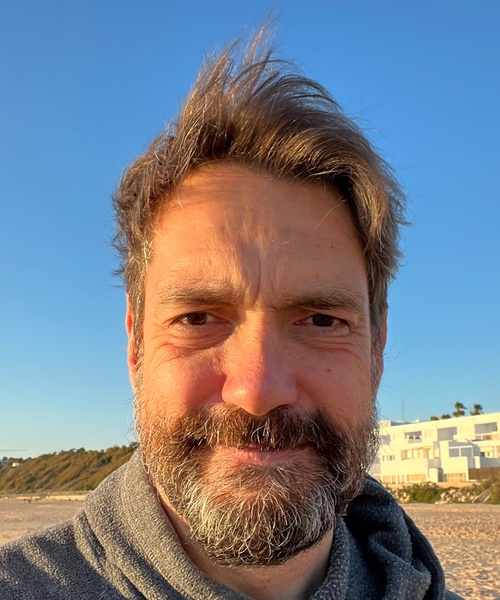
#> input picture known_faces/david/david_foto.jpeg, 500 x 600 px
$ python face_recog.py
#> lines starting #> are read from the running program, lines starting #| are printed output that depends on the picture; after the words box and inside, x2 and y2 are one past the last pixel; in counts of white or black regions, pixels touching at a corner belong together; long printed decimals are rounded
import cv2
import numpy as np
import os

# Load the face detector
face_cascade = cv2.CascadeClassifier(cv2.data.haarcascades + 'haarcascade_frontalface_default.xml')

# Dictionary to store labels and their corresponding names
labels_dict = {}
current_label = 0

# Prepare training data from your specific folder structure
def prepare_training_data(data_folder_path):
#> called with data_folder_path = 'known_faces'
    global current_label
    faces = []
    labels = []

    # Listing directories in the folder containing faces of known persons
    person_names = os.listdir(data_folder_path)
    person_names.sort()  # Optional, to keep labels consistent between runs

    for person_name in person_names:
        if person_name.startswith("."):
            continue  # Skip system files like .DS_Store

        # Assign a unique label to each person based on the folder name
        if person_name not in labels_dict:
            labels_dict[person_name] = current_label
            current_label += 1

        label = labels_dict[person_name]
        subject_dir_path = os.path.join(data_folder_path, person_name)
        subject_images_names = os.listdir(subject_dir_path)

        for image_name in subject_images_names:
            if image_name.startswith("."):
                continue  # Skip system files

            image_path = os.path.join(subject_dir_path, image_name)
            image = cv2.imread(image_path)
#> image is the input picture: shape (600, 500, 3); mean B, G, R 136.2, 126.8, 122.1
            gray = cv2.cvtColor(image, cv2.COLOR_BGR2GRAY)
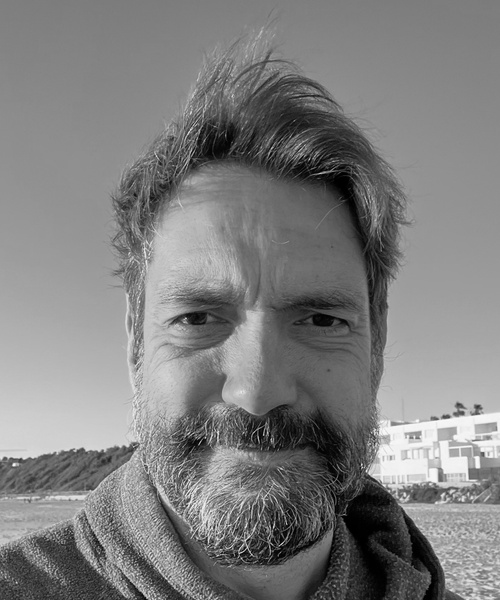
#> gray: shape (600, 500); min 0, max 251, mean 126.5

            # Apply histogram equalization
            equalized = cv2.equalizeHist(gray)
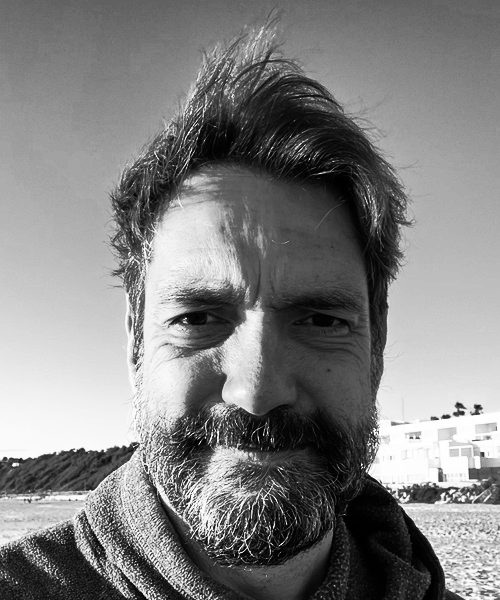
#> equalized: shape (600, 500); min 0, max 255, mean 128.3

            # Apply Gaussian blur to reduce noise
            blurred = cv2.GaussianBlur(equalized, (3, 3), 0)

            # Detect face
            face_rects = face_cascade.detectMultiScale(blurred, scaleFactor=1.05, minNeighbors=6, minSize=(40, 40))
#> face_rects = [[111, 201, 304, 304]]

            for (x, y, w, h) in face_rects:
                roi_gray = gray[y:y+w, x:x+h]
                resized_roi = cv2.resize(roi_gray, (128, 128))
                faces.append(resized_roi)
                labels.append(label)
#> this loop made 1 pass
#> pass 1, in prepare_training_data, `resized_roi = cv2.resize(roi_gray, (128, 128))`:
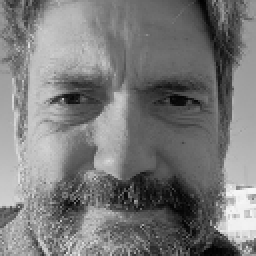
#> resized_roi: shape (128, 128) (shown 2 times larger); min 1, max 246, mean 121.6
#> after the loop, faces = 1 item; labels = [0]
#> pass 2 of the loop in prepare_training_data, `for person_name in person_names:`:
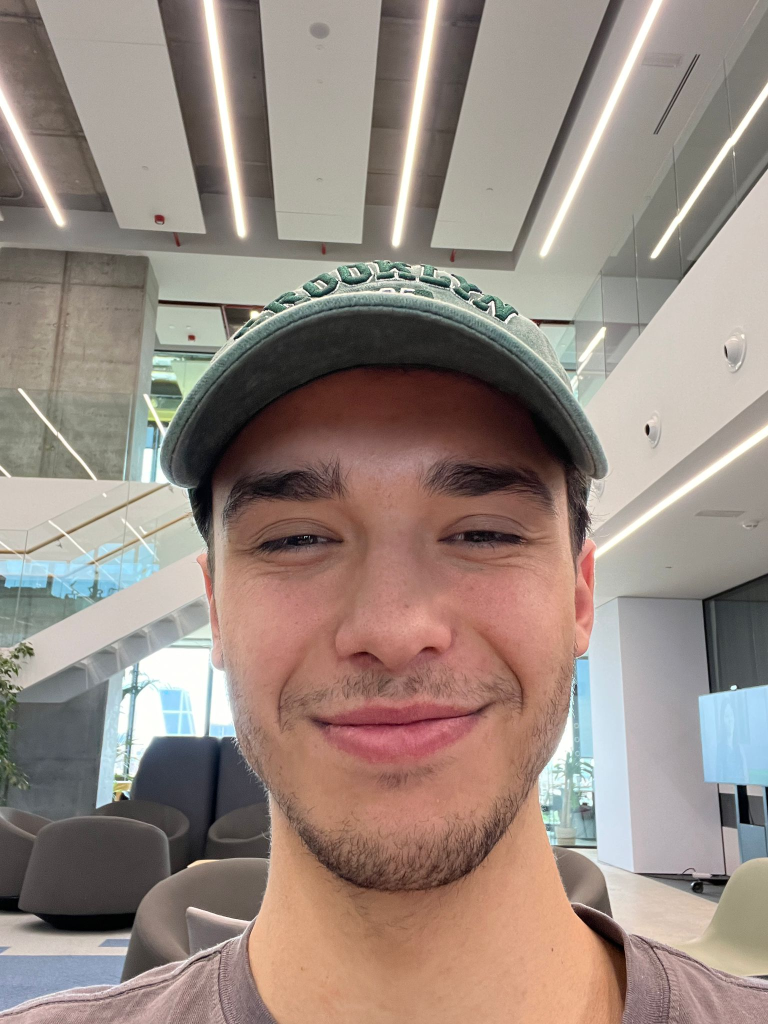
#> input picture known_faces/hans/WhatsApp Image 2024-05-09 at 3.48.11 PM.jpeg, 1536 x 2048 px (shown at 1/2 size)
#> in prepare_training_data, image is the input picture: shape (2048, 1536, 3); mean B, G, R 128.8, 137.1, 152.1
#> equalized: shape (2048, 1536)
#> blurred: shape (2048, 1536)
#> face_rects = [[114, 628, 74, 74], [340, 737, 913, 913]]
#> the loop in prepare_training_data, `for (x, y, w, h) in face_rects:` made 2 passes
#> pass 1, in prepare_training_data, `roi_gray = gray[y:y+w, x:x+h]`:
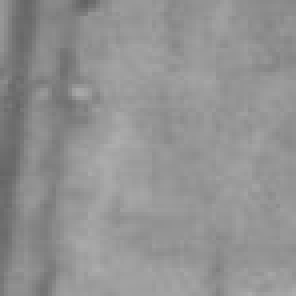
#> roi_gray: shape (74, 74) (shown 4 times larger); min 98, max 173, mean 145.9
#> pass 2, in prepare_training_data, `resized_roi = cv2.resize(roi_gray, (128, 128))`:
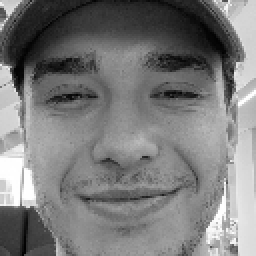
#> resized_roi: shape (128, 128) (shown 2 times larger); min 1, max 255, mean 122.7
#> after the loop in prepare_training_data, `for (x, y, w, h) in face_rects:`: faces = 3 items; labels = [0, 1, 1]

    return faces, np.array(labels)

# Training data path
data_folder_path = 'known_faces'
faces, labels = prepare_training_data(data_folder_path)

# Train the recognizer
face_recognizer = cv2.face.LBPHFaceRecognizer_create()
face_recognizer.train(faces, labels)

# Function to predict using live webcam feed
def predict_live():
    cap = cv2.VideoCapture()  # Start the webcam

    while True:
        ret, frame = cap.read()
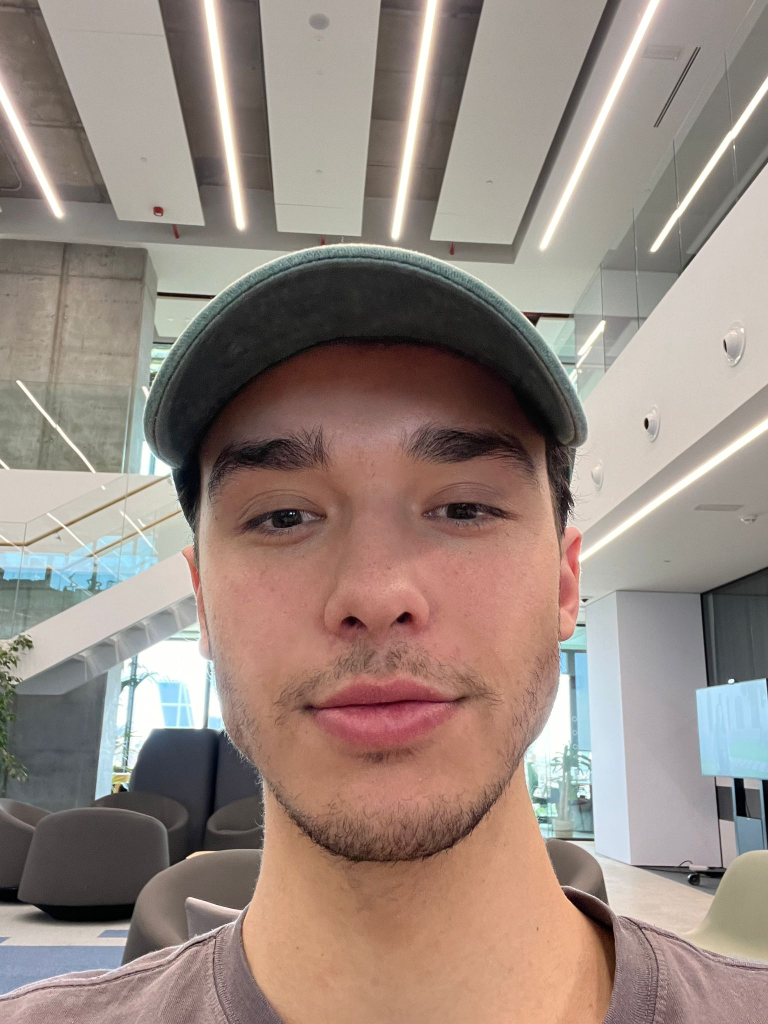
#> input picture known_faces/hans/WhatsApp Image 2024-05-09 at 3.48.13 PM.jpeg, 1536 x 2048 px, given in place of the camera (shown at 1/2 size)
#> frame is the input picture: shape (2048, 1536, 3); mean B, G, R 128.1, 136.5, 152
        if not ret:
            break

        gray = cv2.cvtColor(frame, cv2.COLOR_BGR2GRAY)
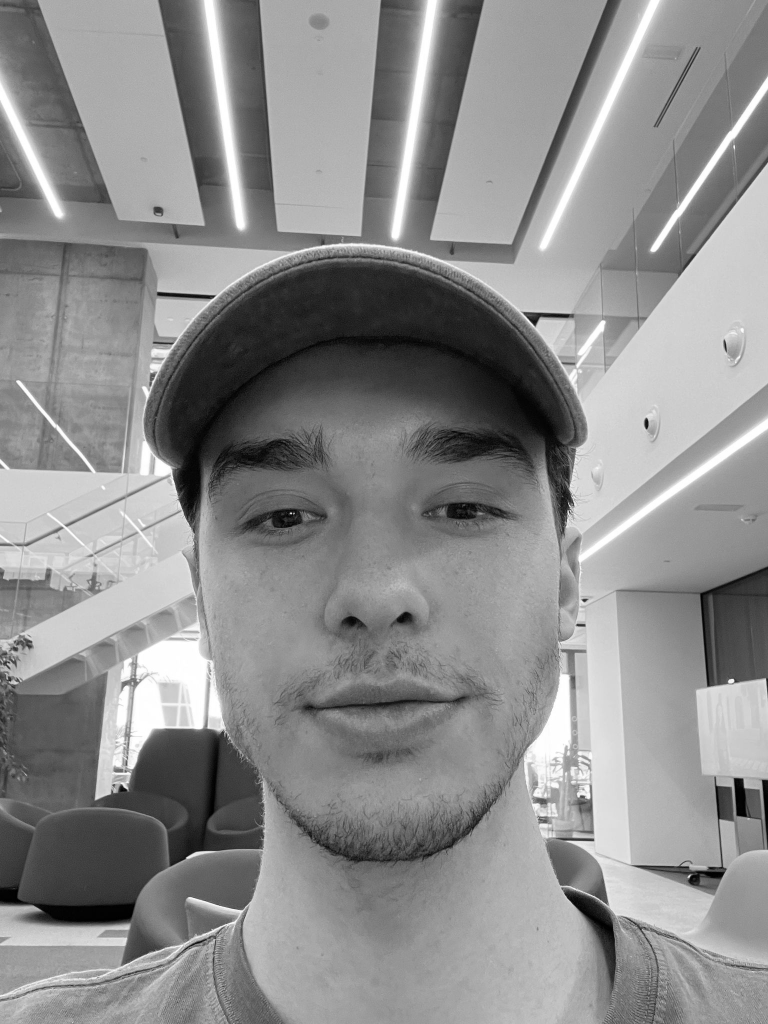
#> gray: shape (2048, 1536) (shown at 1/2 size); min 0, max 255, mean 140.2
        faces = face_cascade.detectMultiScale(gray, scaleFactor=1.2, minNeighbors=5, minSize=(30, 30))
#> faces = [[311, 694, 894, 894]]

        for (x, y, w, h) in faces:
            roi_gray = gray[y:y+w, x:x+h]
            label, confidence = face_recognizer.predict(roi_gray)
            print(f"Detected face with label {label} and confidence {confidence}")  # Log the confidence

            if confidence < 68:  # If very sure, display the label
                person_name = next((name for name, idx in labels_dict.items() if idx == label), "Unknown")
            else:
                person_name = "Unknown"
            label_text = f"{person_name} ({confidence:.2f})"

            cv2.rectangle(frame, (x, y), (x+w, y+h), (0, 255, 0), 2)
            cv2.putText(frame, label_text, (x, y-5), cv2.FONT_HERSHEY_PLAIN, 1.5, (0, 255, 0), 2)
#> this loop made 1 pass
#> (x, y, w, h, label, confidence, person_name, label_text) on pass 1: (311, 694, 894, 894, 1, 61.6, 'hans', 'hans (61.60)')
#| Detected face with label 1 and confidence 61.596
#> pass 1, in predict_live, `roi_gray = gray[y:y+w, x:x+h]`:
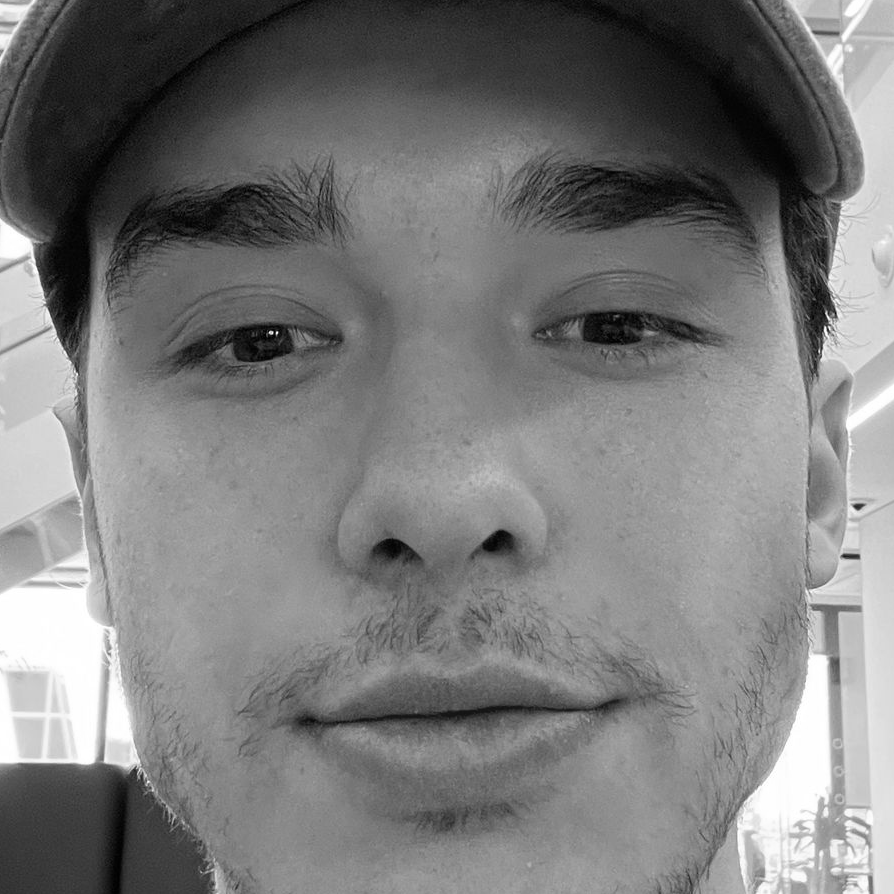
#> roi_gray: shape (894, 894); min 0, max 255, mean 122.3
#> after the loop:
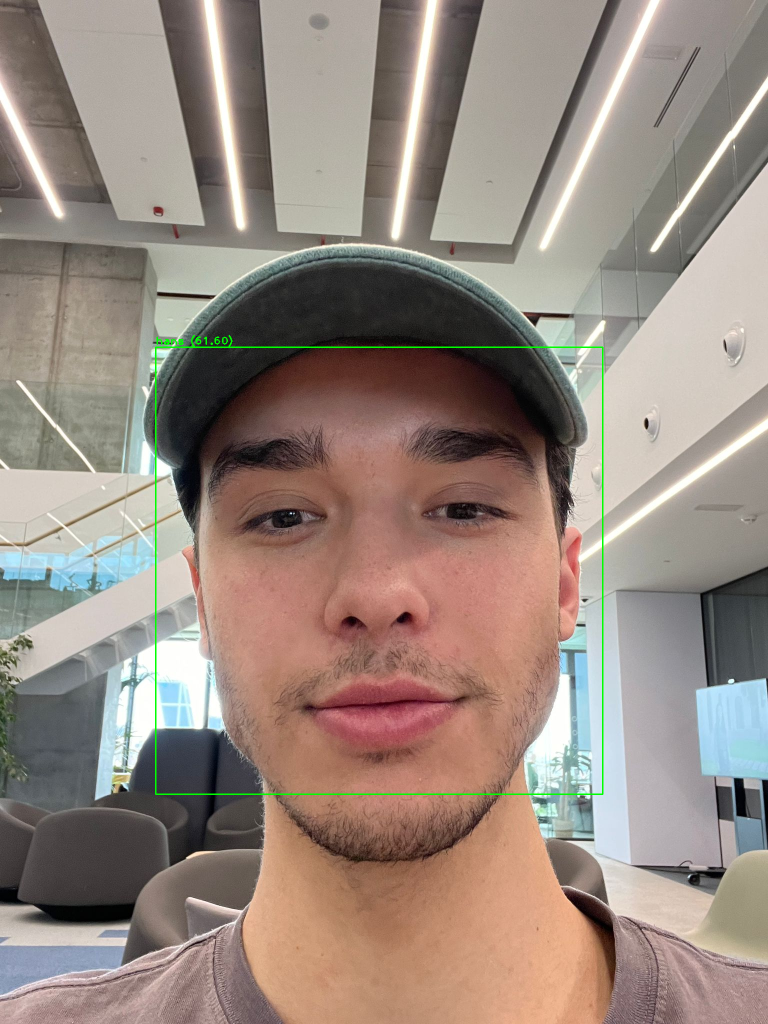
#> frame: shape (2048, 1536, 3) (shown at 1/2 size); 0.37% of pixels changed, all inside (x1, y1, x2, y2) = (310, 670, 1207, 1590)

        cv2.imshow('Live Face Recognition', frame)

        if cv2.waitKey(1) & 0xFF == ord('q'):
#> (key q is pressed here)
            break

    cap.release()
    cv2.destroyAllWindows()

# Run the live prediction
predict_live()
